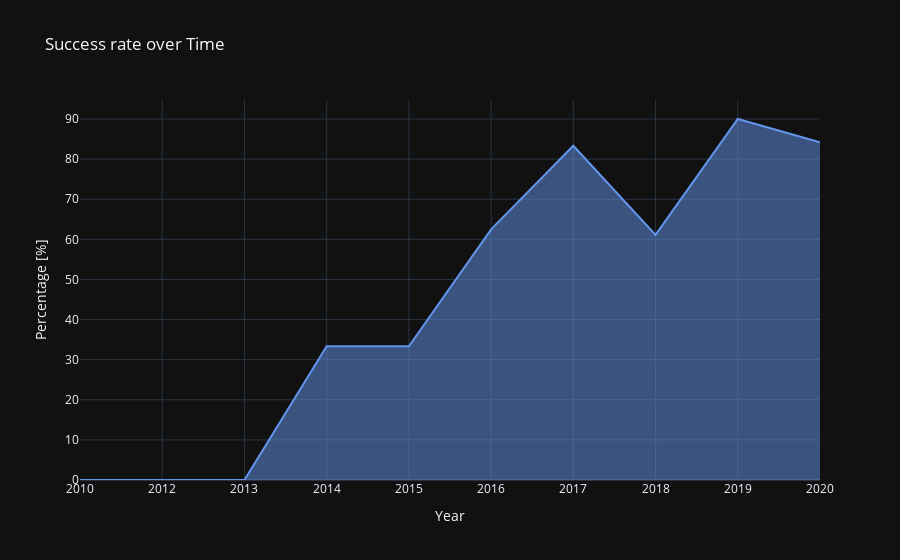

Here is the notebook cell this chart was saved with:
### Code cell
fig = px.line(title = 'Success rate over Time', template = "plotly_dark")
fig.add_scatter(x= sorted(list(years)), y= vals, fill = 'tonexty', mode = 'lines', line_color = 'cornflowerblue')
fig.update_layout(yaxis_title= 'Percentage [%]', xaxis_title= 'Year')

fig.show()

### Figure 1 — Plotly figure (JSON) as saved in the notebook; plotly's stock layout.template omitted (floating-point values rounded to 4 significant figures)
{"data": [{"hovertemplate": "<extra></extra>", "legendgroup": "", "line": {"color": "#636efa", "dash": "solid"}, "marker": {"symbol": "circle"}, "mode": "lines", "name": "", "orientation": "v", "showlegend": false, "type": "scatter", "xaxis": "x", "yaxis": "y"}, {"fill": "tonexty", "line": {"color": "cornflowerblue"}, "mode": "lines", "type": "scatter", "x": ["2010", "2012", "2013", "2014", "2015", "2016", "2017", "2018", "2019", "2020"], "y": [0, 0, 0, 33.33, 33.33, 62.5, 83.33, 61.11, 90, 84.21]}], "layout": {"legend": {"tracegroupgap": 0}, "title": {"text": "Success rate over Time"}, "xaxis": {"anchor": "y", "domain": [0, 1], "title": {"text": "Year"}}, "yaxis": {"anchor": "x", "domain": [0, 1], "title": {"text": "Percentage [%]"}}}}
